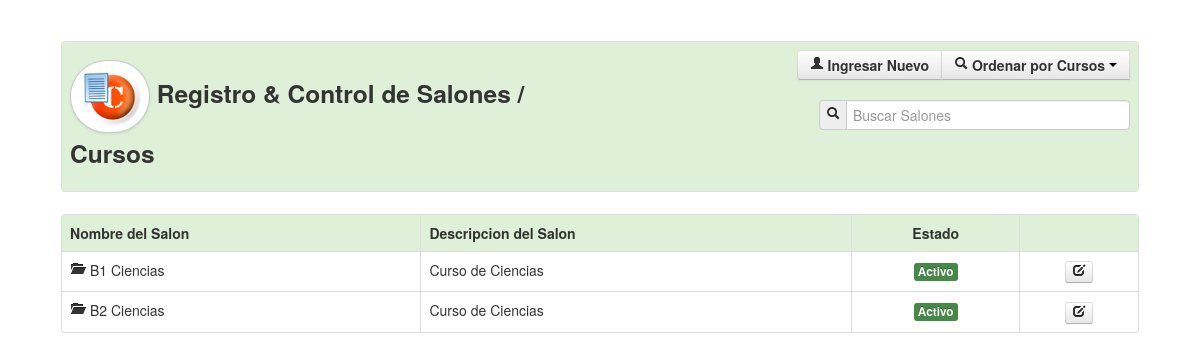
Screenshot of /salones.php?cursos=Curso de Ciencias (signed in) with the database file from the repository.
### tables this page shows
CREATE TABLE IF NOT EXISTS `salones` (
  `id` int(11) NOT NULL AUTO_INCREMENT,
  `nombre` varchar(255) NOT NULL,
  `curso` varchar(255) NOT NULL,
  `estado` varchar(255) NOT NULL,
  PRIMARY KEY (`id`)
);

### php_conexion.php (called while the page is built, shortened)
<?php
	function limpiar($tags){
		$tags = strip_tags($tags);
		$tags = stripslashes($tags);
		$tags = htmlentities($tags);
		$tags = mysql_real_escape_string($tags);
		return $tags;
	}
?>

### salones.php (the view, shortened to what this page needs)
<?php
		include_once('php_conexion.php');
		include_once('Class/funciones.php');
		$maximo=5;
		if(!empty($_GET['pag'])){
			$pag=limpiar($_GET['pag']);
		}else{
			$pag=1;
		}
		$inicio=($pag-1)*$maximo;
?>
<!DOCTYPE html>
<html lang="en">
<head>
    <link href="css/bootstrap.css" rel="stylesheet">
    <link href="css/bootstrap-responsive.css" rel="stylesheet">
    <link href="css/docs.css" rel="stylesheet">
    <link href="js/google-code-prettify/prettify.css" rel="stylesheet">
</head>
<body data-spy="scroll" data-target=".bs-docs-sidebar">
<div align="center">
<table width="90%" border="0">
  <tr>
    <td>
    <table class="table table-bordered">
      <tr class="success">
        <td>
       	    <div class="row-fluid">
	            <div class="span6">
                	<h3><img src="img/curso.jpg" class="img-circle img-polaroid" width="70" height="65">
                        	Registro & Control de Salones / Cursos</h3>
                </div>
    	        <div class="span6">
                	<div align="right">
                	<div class="btn-group">
                    	<a href="#nuevo" role="button" class="btn" data-toggle="modal">
                            	<strong><i class="icon-user"></i> Ingresar Nuevo</strong>
                        </a>
                    	<button class="btn" data-toggle="dropdown">
                        	<i class="icon-search"></i> <strong>Ordenar por Cursos</strong> <span class="caret"></span>
                        </button>
                    </div><br><br>
                	<form name="form1" method="post" action="">
                    	<div class="input-prepend">
                        	<span class="add-on"><i class="icon-search"></i></span>
                            <input name="bus" type="text" placeholder="Buscar Salones" class="input-xlarge" autocomplete="off" autofocus>
                        </div>
                    </form>
                </div>
                </div>
            </div>
        </td>
      </tr>
    </table>
    </td>
  </tr>
  <tr>
    <td>
    <table class="table table-bordered table table-hover">
      <tr class="success">
        <td><strong>Nombre del Salon</strong></td>
        <td><strong>Descripcion del Salon</strong></td>
        <td><center><strong>Estado</strong></center></td>
        <td>&nbsp;</td>
      </tr>
      <?php
	  	if(empty($_GET['cursos'])){
			if(empty($_POST['bus'])){
				$sql="SELECT * FROM salones ORDER BY nombre LIMIT $inicio, $maximo";
			}else{
				$bus=limpiar($_POST['bus']);
				$sql="SELECT * FROM salones WHERE nombre LIKE '%$bus%' ORDER BY nombre LIMIT $inicio, $maximo";
			}
	 	}else{
			$bus=limpiar($_GET['cursos']);
			$sql="SELECT * FROM salones WHERE curso='$bus' ORDER BY nombre LIMIT $inicio, $maximo";
		}
		$can=mysql_query($sql);
		while($dato=mysql_fetch_array($can)){
	?>
      <tr>
        <td><i class="icon-folder-open"></i> <?php echo $dato['nombre']; ?></td>
        <td><?php echo $dato['curso']; ?></td>
        <td>
        	<center>
                <a href="salones.php?estado=<?php echo $dato['id']; ?>" title="Cambiar Estado">
                    <?php echo estado($dato['estado']); ?>
                </a>
            </center>
        </td>
        <td>
        	<center>
        	<a href="#actualizar<?php echo $dato['id']; ?>" role="button" class="btn btn-mini" data-toggle="modal" title="Actualizar Informacion">
            	<i class="icon-edit"></i>
            </a>
            </center>
        </td>
      </tr>
      <?php } ?>
    </table>
    <center>
	<div class="pagination">
    </div>
    </center>
    </td>
  </tr>
</table>
</div>
</body>
</html>

### Class/funciones.php (shortened to what this page needs)
<?php
	function estado($estado){
		if($estado=='s'){
			return '<span class="label label-success">Activo</span>';
		}else{
			return '<span class="label label-important">No Activo</span>';
		}
	}
?>

### css/docs.css (style rules this page uses)
body { position: relative; padding-top: 40px; }

### rows the page displays
salones: nombre "B1 Ciencias", curso "Curso de Ciencias", estado "Activo"
salones: nombre "B2 Ciencias", curso "Curso de Ciencias", estado "Activo"
